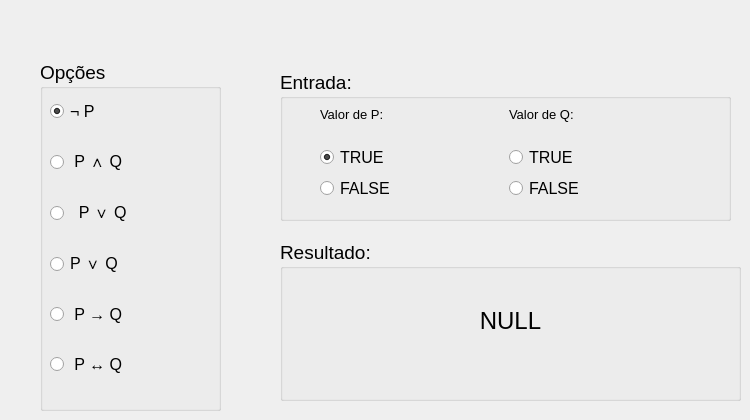
   <widget class="QWidget" name="tabLogica">
    <attribute name="title">
     <string>Lógica</string>
    </attribute>
    <widget class="QGroupBox" name="groupBox">
     <property name="geometry">
      <rect>
       <x>40</x>
       <y>60</y>
       <width>181</width>
       <height>351</height>
      </rect>
     </property>
     <property name="font">
      <font>
       <pointsize>14</pointsize>
      </font>
     </property>
     <property name="title">
      <string>Opções</string>
     </property>
     <widget class="QWidget" name="verticalLayoutWidget_8">
      <property name="geometry">
       <rect>
        <x>10</x>
        <y>20</y>
        <width>160</width>
        <height>321</height>
       </rect>
      </property>
      <layout class="QVBoxLayout" name="verticalLayout_8">
       <item>
        <widget class="QRadioButton" name="RBnegacao">
         <property name="font">
          <font>
           <pointsize>12</pointsize>
          </font>
         </property>
         <property name="text">
          <string>¬ P</string>
         </property>
         <property name="checked">
          <bool>true</bool>
         </property>
        </widget>
       </item>
       <item>
        <widget class="QRadioButton" name="RBconjuncao">
         <property name="font">
          <font>
           <pointsize>12</pointsize>
          </font>
         </property>
         <property name="text">
          <string> P ∧ Q</string>
         </property>
        </widget>
       </item>
       <item>
        <widget class="QRadioButton" name="RBdisjuncao">
         <property name="font">
          <font>
           <pointsize>12</pointsize>
          </font>
         </property>
         <property name="text">
          <string>  P ∨ Q</string>
         </property>
        </widget>
       </item>
       <item>
        <widget class="QRadioButton" name="RBcondicional">
         <property name="font">
          <font>
           <pointsize>12</pointsize>
           <underline>false</underline>
          </font>
         </property>
         <property name="text">
          <string>P ∨ Q</string>
         </property>
        </widget>
       </item>
       <item>
        <widget class="QRadioButton" name="RBequivalencia">
         <property name="font">
          <font>
           <pointsize>12</pointsize>
          </font>
         </property>
         <property name="text">
          <string> P → Q</string>
         </property>
        </widget>
       </item>
       <item>
        <widget class="QRadioButton" name="RBdisjuncaoEX">
         <property name="font">
          <font>
           <pointsize>12</pointsize>
          </font>
         </property>
         <property name="text">
          <string> P ↔ Q</string>
         </property>
        </widget>
       </item>
      </layout>
     </widget>
    </widget>
    <widget class="QGroupBox" name="groupBox_2">
     <property name="geometry">
      <rect>
       <x>280</x>
       <y>70</y>
       <width>451</width>
       <height>151</height>
      </rect>
     </property>
     <property name="font">
      <font>
       <pointsize>14</pointsize>
      </font>
     </property>
     <property name="title">
      <string>Entrada:</string>
     </property>
     <widget class="QWidget" name="horizontalLayoutWidget_4">
      <property name="geometry">
       <rect>
        <x>40</x>
        <y>20</y>
        <width>371</width>
        <height>111</height>
       </rect>
      </property>
      <layout class="QHBoxLayout" name="horizontalLayout_4">
       <item>
        <layout class="QVBoxLayout" name="verticalLayout_9">
         <item>
          <widget class="QLabel" name="label_10">
           <property name="font">
            <font>
             <pointsize>10</pointsize>
            </font>
           </property>
           <property name="text">
            <string>Valor de P:</string>
           </property>
          </widget>
         </item>
         <item>
          <widget class="QRadioButton" name="RBTrueP">
           <property name="font">
            <font>
             <pointsize>12</pointsize>
            </font>
           </property>
           <property name="text">
            <string>TRUE</string>
           </property>
           <property name="checked">
            <bool>true</bool>
           </property>
          </widget>
         </item>
         <item>
          <widget class="QRadioButton" name="RBFalseP">
           <property name="font">
            <font>
             <pointsize>12</pointsize>
            </font>
           </property>
           <property name="text">
            <string>FALSE</string>
           </property>
          </widget>
         </item>
        </layout>
       </item>
       <item>
        <layout class="QVBoxLayout" name="verticalLayout_10">
         <item>
          <widget class="QLabel" name="label_11">
           <property name="font">
            <font>
             <pointsize>10</pointsize>
            </font>
           </property>
           <property name="text">
            <string>Valor de Q:</string>
           </property>
          </widget>
         </item>
         <item>
          <widget class="QRadioButton" name="RBTrueQ">
           <property name="font">
            <font>
             <pointsize>12</pointsize>
            </font>
           </property>
           <property name="text">
            <string>TRUE</string>
           </property>
          </widget>
         </item>
         <item>
          <widget class="QRadioButton" name="RBFalseQ">
           <property name="font">
            <font>
             <pointsize>12</pointsize>
            </font>
           </property>
           <property name="text">
            <string>FALSE</string>
           </property>
          </widget>
         </item>
        </layout>
       </item>
      </layout>
     </widget>
    </widget>
    <widget class="QGroupBox" name="groupBox_3">
     <property name="geometry">
      <rect>
       <x>280</x>
       <y>240</y>
       <width>461</width>
       <height>161</height>
      </rect>
     </property>
     <property name="font">
      <font>
       <pointsize>14</pointsize>
      </font>
     </property>
     <property name="title">
      <string>Resultado:</string>
     </property>
     <widget class="QWidget" name="verticalLayoutWidget_11">
      <property name="geometry">
       <rect>
        <x>10</x>
        <y>10</y>
        <width>441</width>
        <height>141</height>
       </rect>
      </property>
      <layout class="QVBoxLayout" name="verticalLayout_11">
       <item>
        <widget class="QLabel" name="ResultadoLogica">
         <property name="font">
          <font>
           <pointsize>18</pointsize>
          </font>
         </property>
         <property name="text">
          <string>NULL</string>
         </property>
         <property name="alignment">
          <set>Qt::AlignCenter</set>
         </property>
        </widget>
       </item>
      </layout>
     </widget>
    </widget>
   </widget>
